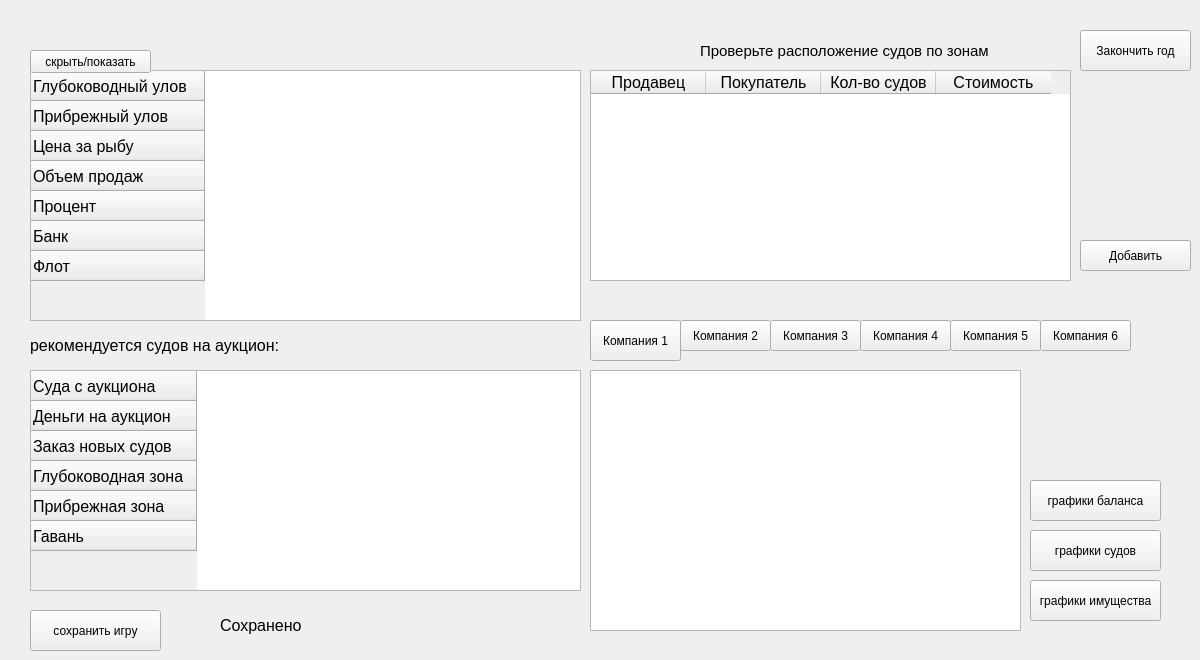
      <widget class="QWidget" name="GamePage">
       <widget class="QTableWidget" name="YearTable">
        <property name="geometry">
         <rect>
          <x>30</x>
          <y>70</y>
          <width>551</width>
          <height>251</height>
         </rect>
        </property>
        <row>
         <property name="text">
          <string>Глубоководный улов</string>
         </property>
         <property name="font">
          <font>
           <pointsize>12</pointsize>
          </font>
         </property>
        </row>
        <row>
         <property name="text">
          <string>Прибрежный улов</string>
         </property>
         <property name="font">
          <font>
           <pointsize>12</pointsize>
          </font>
         </property>
        </row>
        <row>
         <property name="text">
          <string>Цена за рыбу</string>
         </property>
         <property name="font">
          <font>
           <pointsize>12</pointsize>
          </font>
         </property>
        </row>
        <row>
         <property name="text">
          <string>Объем продаж</string>
         </property>
         <property name="font">
          <font>
           <pointsize>12</pointsize>
          </font>
         </property>
        </row>
        <row>
         <property name="text">
          <string>Процент</string>
         </property>
         <property name="font">
          <font>
           <pointsize>12</pointsize>
          </font>
         </property>
        </row>
        <row>
         <property name="text">
          <string>Банк</string>
         </property>
         <property name="font">
          <font>
           <pointsize>12</pointsize>
          </font>
         </property>
        </row>
        <row>
         <property name="text">
          <string>Флот</string>
         </property>
         <property name="font">
          <font>
           <pointsize>12</pointsize>
          </font>
         </property>
        </row>
       </widget>
       <widget class="QTableWidget" name="InputTable">
        <property name="geometry">
         <rect>
          <x>30</x>
          <y>370</y>
          <width>551</width>
          <height>221</height>
         </rect>
        </property>
        <row>
         <property name="text">
          <string>Суда с аукциона</string>
         </property>
         <property name="font">
          <font>
           <pointsize>12</pointsize>
          </font>
         </property>
        </row>
        <row>
         <property name="text">
          <string>Деньги на аукцион</string>
         </property>
         <property name="font">
          <font>
           <pointsize>12</pointsize>
          </font>
         </property>
        </row>
        <row>
         <property name="text">
          <string>Заказ новых судов</string>
         </property>
         <property name="font">
          <font>
           <pointsize>12</pointsize>
          </font>
         </property>
        </row>
        <row>
         <property name="text">
          <string>Глубоководная зона</string>
         </property>
         <property name="font">
          <font>
           <pointsize>12</pointsize>
          </font>
         </property>
        </row>
        <row>
         <property name="text">
          <string>Прибрежная зона</string>
         </property>
         <property name="font">
          <font>
           <pointsize>12</pointsize>
          </font>
         </property>
        </row>
        <row>
         <property name="text">
          <string>Гавань</string>
         </property>
         <property name="font">
          <font>
           <pointsize>12</pointsize>
          </font>
         </property>
        </row>
       </widget>
       <widget class="QPushButton" name="pushButton_3">
        <property name="geometry">
         <rect>
          <x>1080</x>
          <y>30</y>
          <width>111</width>
          <height>41</height>
         </rect>
        </property>
        <property name="text">
         <string>Закончить год</string>
        </property>
       </widget>
       <widget class="QPushButton" name="addButton">
        <property name="geometry">
         <rect>
          <x>1080</x>
          <y>240</y>
          <width>111</width>
          <height>31</height>
         </rect>
        </property>
        <property name="text">
         <string>Добавить</string>
        </property>
       </widget>
       <widget class="QTableWidget" name="DealTable">
        <property name="geometry">
         <rect>
          <x>590</x>
          <y>70</y>
          <width>481</width>
          <height>211</height>
         </rect>
        </property>
        <property name="font">
         <font>
          <pointsize>12</pointsize>
         </font>
        </property>
        <attribute name="horizontalHeaderDefaultSectionSize">
         <number>115</number>
        </attribute>
        <column>
         <property name="text">
          <string>Продавец</string>
         </property>
         <property name="font">
          <font>
           <pointsize>12</pointsize>
          </font>
         </property>
        </column>
        <column>
         <property name="text">
          <string>Покупатель</string>
         </property>
         <property name="font">
          <font>
           <pointsize>12</pointsize>
          </font>
         </property>
        </column>
        <column>
         <property name="text">
          <string>Кол-во судов</string>
         </property>
         <property name="font">
          <font>
           <pointsize>12</pointsize>
          </font>
         </property>
        </column>
        <column>
         <property name="text">
          <string>Стоимость</string>
         </property>
         <property name="font">
          <font>
           <pointsize>12</pointsize>
          </font>
         </property>
        </column>
       </widget>
       <widget class="QTableWidget" name="CompanyTable">
        <property name="geometry">
         <rect>
          <x>590</x>
          <y>370</y>
          <width>431</width>
          <height>261</height>
         </rect>
        </property>
       </widget>
       <widget class="QPushButton" name="company1">
        <property name="geometry">
         <rect>
          <x>590</x>
          <y>320</y>
          <width>91</width>
          <height>41</height>
         </rect>
        </property>
        <property name="text">
         <string>Компания 1</string>
        </property>
       </widget>
       <widget class="QPushButton" name="company2">
        <property name="geometry">
         <rect>
          <x>680</x>
          <y>320</y>
          <width>91</width>
          <height>31</height>
         </rect>
        </property>
        <property name="text">
         <string>Компания 2</string>
        </property>
       </widget>
       <widget class="QPushButton" name="company3">
        <property name="geometry">
         <rect>
          <x>770</x>
          <y>320</y>
          <width>91</width>
          <height>31</height>
         </rect>
        </property>
        <property name="text">
         <string>Компания 3</string>
        </property>
       </widget>
       <widget class="QPushButton" name="company4">
        <property name="geometry">
         <rect>
          <x>860</x>
          <y>320</y>
          <width>91</width>
          <height>31</height>
         </rect>
        </property>
        <property name="text">
         <string>Компания 4</string>
        </property>
       </widget>
       <widget class="QPushButton" name="company5">
        <property name="geometry">
         <rect>
          <x>950</x>
          <y>320</y>
          <width>91</width>
          <height>31</height>
         </rect>
        </property>
        <property name="text">
         <string>Компания 5</string>
        </property>
       </widget>
       <widget class="QPushButton" name="company6">
        <property name="geometry">
         <rect>
          <x>1040</x>
          <y>320</y>
          <width>91</width>
          <height>31</height>
         </rect>
        </property>
        <property name="text">
         <string>Компания 6</string>
        </property>
       </widget>
       <widget class="QLabel" name="checkMessage">
        <property name="geometry">
         <rect>
          <x>700</x>
          <y>40</y>
          <width>341</width>
          <height>21</height>
         </rect>
        </property>
        <property name="font">
         <font>
          <pointsize>11</pointsize>
         </font>
        </property>
        <property name="text">
         <string>Проверьте расположение судов по зонам</string>
        </property>
       </widget>
       <widget class="QPushButton" name="pushButton_4">
        <property name="geometry">
         <rect>
          <x>1030</x>
          <y>480</y>
          <width>131</width>
          <height>41</height>
         </rect>
        </property>
        <property name="text">
         <string>графики баланса</string>
        </property>
       </widget>
       <widget class="QPushButton" name="pushButton_9">
        <property name="geometry">
         <rect>
          <x>1030</x>
          <y>530</y>
          <width>131</width>
          <height>41</height>
         </rect>
        </property>
        <property name="text">
         <string>графики судов</string>
        </property>
       </widget>
       <widget class="QPushButton" name="pushButton_15">
        <property name="geometry">
         <rect>
          <x>1030</x>
          <y>580</y>
          <width>131</width>
          <height>41</height>
         </rect>
        </property>
        <property name="text">
         <string>графики имущества</string>
        </property>
       </widget>
       <widget class="QLabel" name="recomend">
        <property name="geometry">
         <rect>
          <x>30</x>
          <y>330</y>
          <width>331</width>
          <height>31</height>
         </rect>
        </property>
        <property name="font">
         <font>
          <pointsize>12</pointsize>
         </font>
        </property>
        <property name="text">
         <string>рекомендуется судов на аукцион: </string>
        </property>
       </widget>
       <widget class="QPushButton" name="pushButton_16">
        <property name="geometry">
         <rect>
          <x>30</x>
          <y>610</y>
          <width>131</width>
          <height>41</height>
         </rect>
        </property>
        <property name="text">
         <string>сохранить игру</string>
        </property>
       </widget>
       <widget class="QLabel" name="savedMessage">
        <property name="geometry">
         <rect>
          <x>220</x>
          <y>610</y>
          <width>151</width>
          <height>31</height>
         </rect>
        </property>
        <property name="font">
         <font>
          <pointsize>12</pointsize>
         </font>
        </property>
        <property name="text">
         <string>Сохранено</string>
        </property>
       </widget>
       <widget class="QPushButton" name="hideYearTable">
        <property name="geometry">
         <rect>
          <x>30</x>
          <y>50</y>
          <width>121</width>
          <height>23</height>
         </rect>
        </property>
        <property name="text">
         <string>скрыть/показать</string>
        </property>
       </widget>
      </widget>
